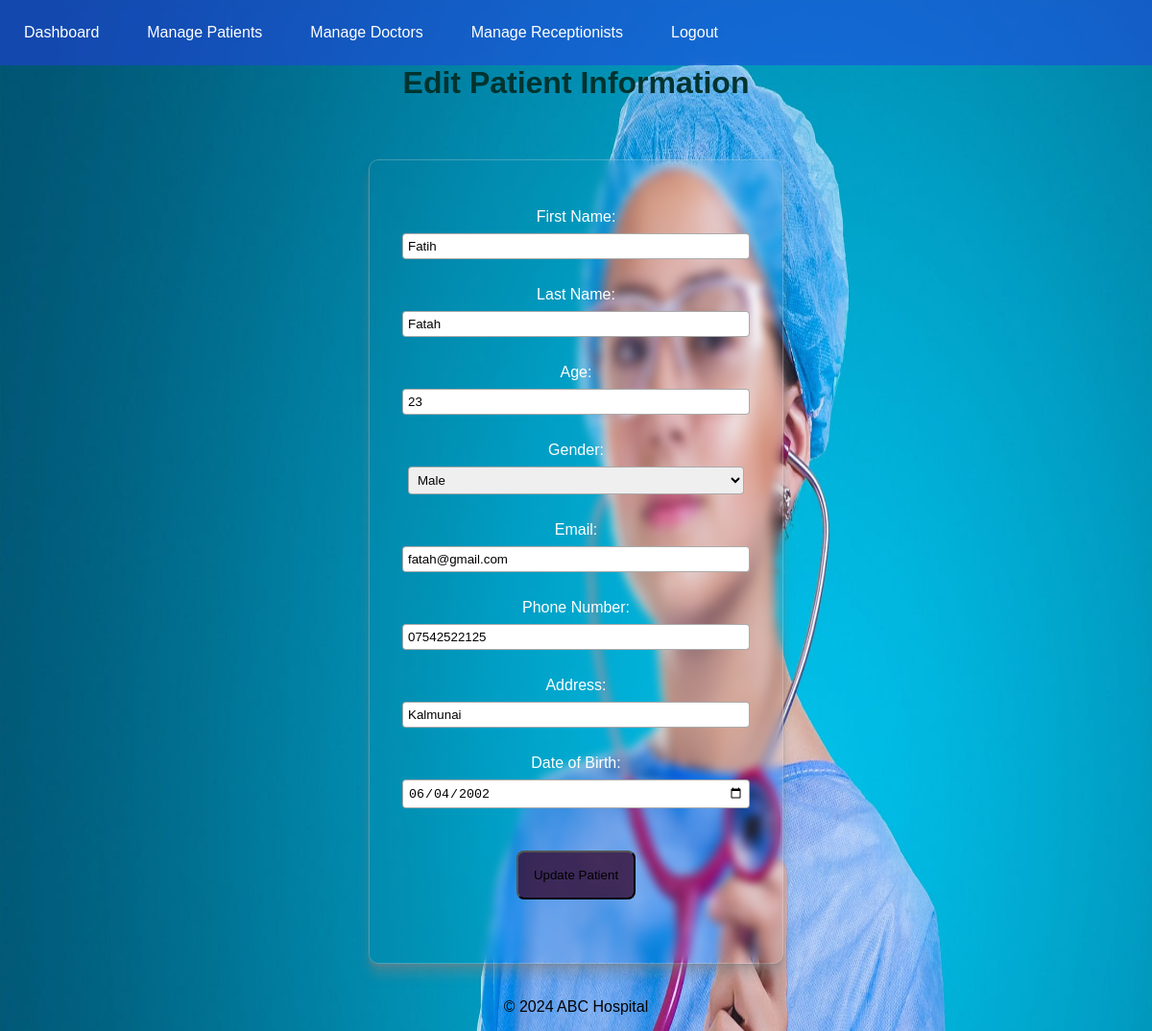
/abc_hospital/admins/edit_patient.php?id=35 (signed in), run on the app's committed database.
### tables this page shows
CREATE TABLE `patients` (
  `patient_id` int(11) NOT NULL,
  `first_name` varchar(50) DEFAULT NULL,
  `last_name` varchar(50) DEFAULT NULL,
  `age` int(11) DEFAULT NULL,
  `gender` enum('Male','Female','Other') DEFAULT NULL,
  `email` varchar(100) DEFAULT NULL,
  `phone_number` varchar(15) DEFAULT NULL,
  `address` text DEFAULT NULL,
  `date_of_birth` date DEFAULT NULL,
  `registration_date` timestamp NOT NULL DEFAULT current_timestamp()
);

### abc_hospital/admins/edit_patient.php (the view, shortened to what this page needs)
<?php
include('../config.php');
if (isset($_GET['id'])) {
    $patient_id = $_GET['id'];
    $result = $conn->query("SELECT * FROM patients WHERE patient_id = '$patient_id'");
    if ($result->num_rows > 0) {
        $patient = $result->fetch_assoc();
    } else {
        header("Location: manage_patients.php");
        exit();
    }
} else {
    header("Location: manage_patients.php");
    exit();
}
?>
<!DOCTYPE html>
<html lang="en">
<head>
    <link rel="stylesheet" href="../css/dashboard_style.css?version=1">
    <link rel="stylesheet" href="../css/form_style.css?version=1">
    <link rel="stylesheet" href="../css/Dashboard_Navigation.css?version=1">
</head>
<body>
    <div class="nav">
        <ul>
            <li><a href="admin_dashboard.php">Dashboard</a></li>
            <li><a href="manage_patients.php">Manage Patients</a></li>
            <li><a href="manage_doctors.php">Manage Doctors</a></li>
            <li><a href="manage_receptionists.php">Manage Receptionists</a></li>
            <li><a href="../logout.php">Logout</a></li>
        </ul>
    </div>
    <header>
        <h1>Edit Patient Information</h1>
    </header>
    <main>
        <form action="edit_patient.php?id=<?php echo $patient['patient_id']; ?>" method="POST">
            <label for="first_name">First Name:</label>
            <input type="text" name="first_name" id="first_name" value="<?php echo htmlspecialchars($patient['first_name']); ?>" required><br>
            <label for="last_name">Last Name:</label>
            <input type="text" name="last_name" id="last_name" value="<?php echo htmlspecialchars($patient['last_name']); ?>" required><br>
            <label for="age">Age:</label>
            <input type="number" name="age" id="age" value="<?php echo htmlspecialchars($patient['age']); ?>" required><br>
            <label for="gender">Gender:</label>
            <select name="gender" id="gender" required>
                <option value="Male" <?php echo $patient['gender'] == 'Male' ? 'selected' : ''; ?>>Male</option>
            </select><br>
            <label for="email">Email:</label>
            <input type="email" name="email" id="email" value="<?php echo htmlspecialchars($patient['email']); ?>" required><br>
            <label for="phone_number">Phone Number:</label>
            <input type="text" name="phone_number" id="phone_number" value="<?php echo htmlspecialchars($patient['phone_number']); ?>" required><br>
            <label for="address">Address:</label>
            <input type="text" name="address" id="address" value="<?php echo htmlspecialchars($patient['address']); ?>" required><br>
            <label for="date_of_birth">Date of Birth:</label>
            <input type="date" name="date_of_birth" id="date_of_birth" value="<?php echo htmlspecialchars($patient['date_of_birth']); ?>" required><br>
            <button type="submit" name="update">Update Patient</button>
        </form>
    </main>
    <footer>
        <p>&copy; 2024 ABC Hospital</p>
    </footer>
</body>
</html>

### abc_hospital/css/dashboard_style.css (style rules this page uses)
body { font-family: Arial, sans-serif; margin: 0; padding: 0; text-align: center; }
h1 { color: rgb(1, 51, 47); margin-top: 3rem; }
.nav { background-color: #5c4caf; padding: 10px; position: fixed; left: 0; top: 0; width: 100%; color: white; text-align: center; }
.nav ul { list-style-type: none; padding: 0; }
.nav ul li { display: inline; margin-right: 20px; }
.nav ul li a { color: rgb(255, 255, 255, ); text-decoration: none; }
header { padding: 20px; text-align: center; }
main { padding: 20px; }
button { align-items: center; padding: 1rem; background-color: rgb(53, 13, 53, 0.8); border-radius: 8px; backdrop-filter: blur(5px); margin: 1rem; }

### abc_hospital/css/form_style.css (style rules this page uses)
form { max-width: 350px; margin: auto; padding: 15px; border: 1px solid rgb(221, 221, 221, 0.3); border-radius: 5px; display: flex; flex-direction: column; align-items: center; padding: 50px 40px; color: white; border-radius: 10px; box-shadow: 0 0.4px 0.4px rgba(128, 128, 128, 0.109), 0 1px 1px rgba(128, 128, 128, 0.155), 0 2.1px 2.1px rgba(128, 128, 128, 0.195), 0 4.4px 4.4px rgba(128, 128, 128, 0.241), 0 12px 12px rgba(128, 128, 128, 0.35); backdrop-filter: blur(5px); }
label { display: block; margin-bottom: 8px; }
input, select { width: 100%; padding: 5px; margin-bottom: 10px; border: 1px solid rgba(163, 163, 163, 0.919); border-radius: 4px; }

### abc_hospital/css/Dashboard_Navigation.css (style rules this page uses)
ul { list-style-type: none; margin: 0; padding: 0; overflow: hidden; }
.nav { background-color: rgb(38, 61, 234, 0.5); position: fixed; left: 0; top: 0; width: 100%; color: white; text-align: center; backdrop-filter: blur(5px); }
li { float: left; }
li a { display: block; text-align: center; padding: 15px; text-decoration: none; color: white ; }

### abc_hospital/admins/edit_patient.php (style rules this page uses)
body { background-image: url("../images/img8.jpg"); background-repeat: no-repeat; background-attachment: fixed; background-size: 100% 150%; }

### data on the page
patients: first_name "Fatih", last_name "Fatah", age "23", gender "Male", email "fatah@gmail.com", phone_number "07542522125", address "Kalmunai", date_of_birth "06/04/2002"
